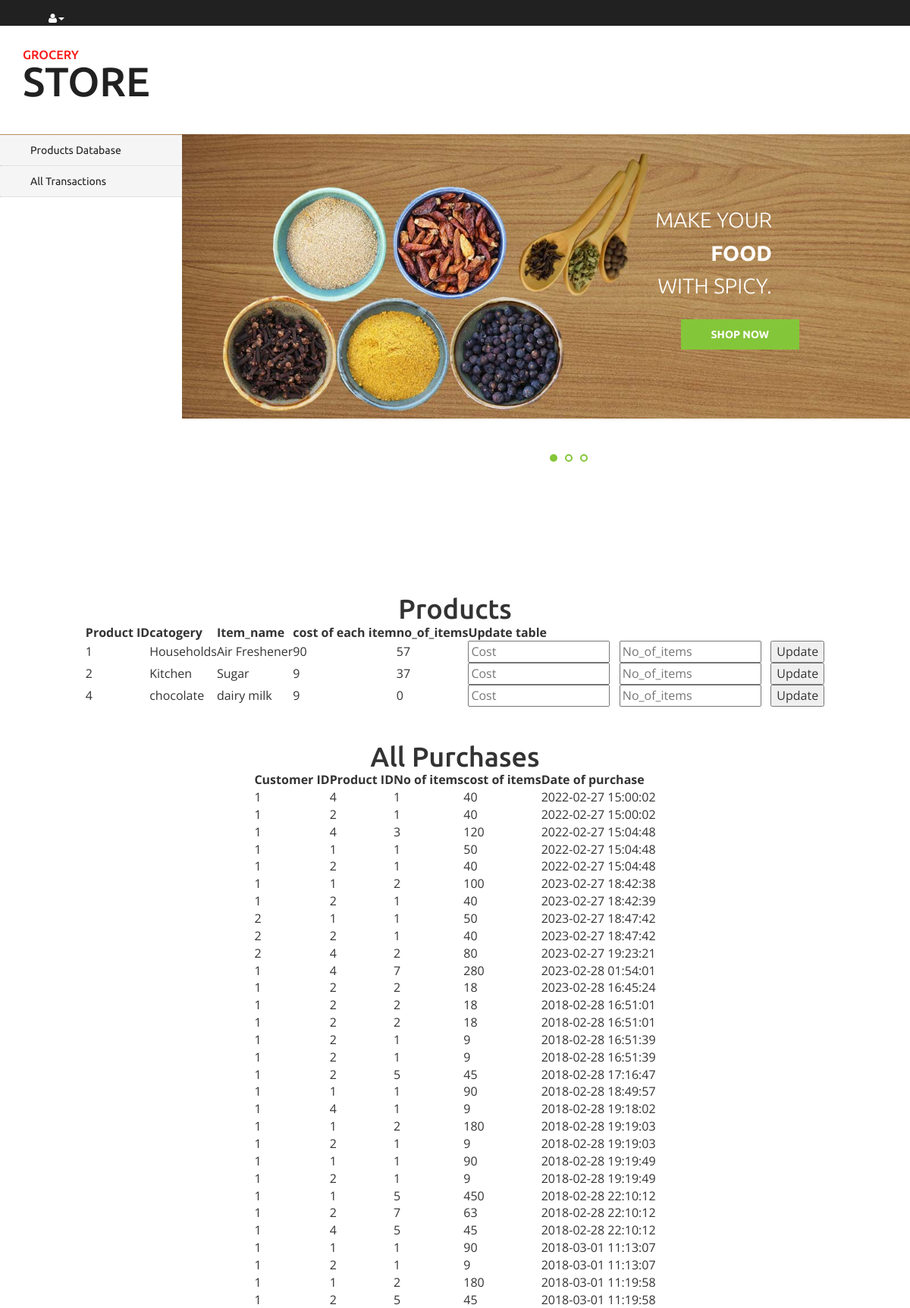
The page /manager_logged.php on the database its author committed.
### tables this page shows
CREATE TABLE `products` (
  `ID` int(10) NOT NULL,
  `catogery` varchar(20) NOT NULL,
  `Item_name` varchar(20) NOT NULL,
  `cost` int(10) NOT NULL,
  `no_of_items` int(10) NOT NULL
);

CREATE TABLE `purchase` (
  `pcid` int(10) NOT NULL,
  `ppid` int(10) NOT NULL,
  `no_of_items` int(10) NOT NULL,
  `cost_of_items` int(10) NOT NULL,
  `date_time` datetime NOT NULL
);

### manager_logged.php (the view, shortened to what this page needs)
<!DOCTYPE html>
<html>
<head>
<link href="css/bootstrap.css" rel="stylesheet" type="text/css" media="all" />
<link href="css/style.css" rel="stylesheet" type="text/css" media="all" />
<link href="css/font-awesome.css" rel="stylesheet" type="text/css" media="all" />
</head>
<body>
	<div class="agileits_header">
		<div class="w3l_header_right">
			<ul>
				<li class="dropdown profile_details_drop">
					<a href="#" class="dropdown-toggle" data-toggle="dropdown"><i class="fa fa-user" aria-hidden="true"></i><span class="caret"></span></a>
				</li>
			</ul>
		</div>
		<div class="clearfix"> </div>
	</div>
	<div class="logo_products">
		<div class="container">
			<div class="w3ls_logo_products_left">
				<h1><a href="index.html"><span>Grocery</span> Store</a></h1>
			</div>
			<div class="clearfix"> </div>
		</div>
	</div>
	<div class="banner">
		<div class="w3l_banner_nav_left">
			<nav class="navbar nav_bottom">
				<div class="collapse navbar-collapse" id="bs-megadropdown-tabs">
					<ul class="nav navbar-nav nav_1">
						<li><a href="#products_edit">Products Database</a></li>
						<li><a href="#All_transactions">All Transactions</a></li>
					</ul>
				 </div>
			</nav>
		</div>
		<div class="w3l_banner_nav_right">
			<section class="slider">
				<div class="flexslider">
					<ul class="slides">
						<li>
							<div class="w3l_banner_nav_right_banner">
								<h3>Make your <span>food</span> with Spicy.</h3>
								<div class="more">
									<a href="#" class="button--saqui button--round-l button--text-thick" data-text="Shop now">Shop now</a>
								</div>
							</div>
						</li>
					</ul>
				</div>
			</section>
				<link rel="stylesheet" href="css/flexslider.css" type="text/css" media="screen" property="" />
		</div>
	</div>
	<div class="banner_bottom">
			<div class="wthree_banner_bottom_left_grid_sub1">
				<div class="col-md-4 wthree_banner_bottom_left">
				</div>
				<div class="col-md-4 wthree_banner_bottom_left">
				</div>
				<div class="col-md-4 wthree_banner_bottom_left">
				</div>
				<div class="clearfix"> </div>
			</div>
			<div class="clearfix"> </div>
	</div>
<center><h1>Products</h1></center>
	<div id="products_edit">
		<?php
   $db="grocery";
   $connect = mysqli_connect('localhost','root','',$db);
   $query = mysqli_query($connect,"SELECT * FROM products");
      echo "<center>";
      ?><thead><table cellpadding="5" cellspacing="5">
      	<?php
      echo "<tr>";
      echo "<th>"; echo "Product ID" ; echo "\t";echo "</th>";
      echo "<th>"; echo "catogery"; echo "</th>";
      echo "<th>"; echo "Item_name"; echo "</th>";
      echo "<th>"; echo "cost of each item"; echo "</th>";
      echo "<th>"; echo "no_of_items"; echo "</th>";
      echo "<th>"; echo "Update table"; echo "</th>";
      echo "</tr>";
 while ($row = mysqli_fetch_array ($query)) {
      echo "<tr>";
      echo "<td>"; echo $row["ID"]; echo "</td>";
      echo "<td>"; echo $row["catogery"]; echo "</td>";
      echo "<td>"; echo $row["Item_name"]; echo "</td>";
      echo "<td>"; echo $row["cost"]; echo "</td>";
      echo "<td>"; echo $row["no_of_items"]; echo "</td>";
      echo "<td>";
      ?><form action="update_products.php" method="post">
		 <input type="number" placeholder="Cost" name="cost_of_item"/> &#160;
		 <input type="number" placeholder="No_of_items" name="current_no_of_items"/>
      	<input type="submit" name="submit" value="Update"/>
    </form>
 </thead>
      <?php echo "</td>";
      echo "</tr>";
  }
  echo "</center>";
?>
	</div>
	<br>
	<br>
	<center><h1>All Purchases</h1></center>
	<div id="All_transactions">
		<?php
   $db="grocery";
   $connect = mysqli_connect('localhost','root','',$db);
   $query = mysqli_query($connect,"SELECT * FROM purchase");
      echo "<center>";
      ?><table cellpadding="45" cellspacing="45">
         <?php
      echo "<tr>";
      echo "<th>"; echo "Customer ID"; echo "</th>";
      echo "<th>"; echo "Product ID"; echo "</th>";
      echo "<th>"; echo "No of items"; echo "</th>";
      echo "<th>"; echo "cost of items"; echo "</th>";
      echo "<th>"; echo "Date of purchase"; echo "</th>";
      echo "</tr>";
 while ($row = mysqli_fetch_array ($query)) {
      echo "<tr>";
      echo "<td>"; echo $row["pcid"]; echo "</td>";
      echo "<td>"; echo $row["ppid"]; echo "</td>";
      echo "<td>"; echo $row["no_of_items"]; echo "</td>";
      echo "<td>"; echo $row["cost_of_items"]; echo "</td>";
      echo "<td>"; echo $row["date_time"]; echo "</td>";
      echo "</tr>";
  }
  echo "</table>";
  echo "</center>";
?>
	</div>
</body>
</html>

### css/flexslider.css (style rules this page uses)
.slides, .flex-control-nav, .flex-direction-nav { margin: 0; padding: 0; list-style: none; }
.flexslider .slides > li { display: none; -webkit-backface-visibility: hidden; }
.slides:after { content: "."; display: block; clear: both; visibility: hidden; line-height: 0; height: 0; }
.flexslider { border: 0px; position: relative; zoom: 1; overflow: hidden; }
.flexslider .slides { zoom: 1; }

### rows shown on the page
products: ID "1", catogery "Households", Item_name "Air Freshener", cost "90", no_of_items "57"
products: ID "2", catogery "Kitchen", Item_name "Sugar", cost "9", no_of_items "37"
products: ID "4", catogery "chocolate", Item_name "dairy milk", cost "9", no_of_items "0"
purchase: pcid "1", ppid "4", no_of_items "1", cost_of_items "40", date_time "2022-02-27 15:00:02"
purchase: pcid "1", ppid "2", no_of_items "1", cost_of_items "40", date_time "2022-02-27 15:00:02"
purchase: pcid "1", ppid "4", no_of_items "3", cost_of_items "120", date_time "2022-02-27 15:04:48"
purchase: pcid "1", ppid "1", no_of_items "1", cost_of_items "50", date_time "2022-02-27 15:04:48"
purchase: pcid "1", ppid "2", no_of_items "1", cost_of_items "40", date_time "2022-02-27 15:04:48"
purchase: pcid "1", ppid "1", no_of_items "2", cost_of_items "100", date_time "2023-02-27 18:42:38"
purchase: pcid "1", ppid "2", no_of_items "1", cost_of_items "40", date_time "2023-02-27 18:42:39"
purchase: pcid "2", ppid "1", no_of_items "1", cost_of_items "50", date_time "2023-02-27 18:47:42"
purchase: pcid "2", ppid "2", no_of_items "1", cost_of_items "40", date_time "2023-02-27 18:47:42"
purchase: pcid "2", ppid "4", no_of_items "2", cost_of_items "80", date_time "2023-02-27 19:23:21"
purchase: pcid "1", ppid "4", no_of_items "7", cost_of_items "280", date_time "2023-02-28 01:54:01"
purchase: pcid "1", ppid "2", no_of_items "2", cost_of_items "18", date_time "2023-02-28 16:45:24"
purchase: pcid "1", ppid "2", no_of_items "2", cost_of_items "18", date_time "2018-02-28 16:51:01"
purchase: pcid "1", ppid "2", no_of_items "2", cost_of_items "18", date_time "2018-02-28 16:51:01"
purchase: pcid "1", ppid "2", no_of_items "1", cost_of_items "9", date_time "2018-02-28 16:51:39"
purchase: pcid "1", ppid "2", no_of_items "1", cost_of_items "9", date_time "2018-02-28 16:51:39"
purchase: pcid "1", ppid "2", no_of_items "5", cost_of_items "45", date_time "2018-02-28 17:16:47"
purchase: pcid "1", ppid "1", no_of_items "1", cost_of_items "90", date_time "2018-02-28 18:49:57"
purchase: pcid "1", ppid "4", no_of_items "1", cost_of_items "9", date_time "2018-02-28 19:18:02"
purchase: pcid "1", ppid "1", no_of_items "2", cost_of_items "180", date_time "2018-02-28 19:19:03"
purchase: pcid "1", ppid "2", no_of_items "1", cost_of_items "9", date_time "2018-02-28 19:19:03"
purchase: pcid "1", ppid "1", no_of_items "1", cost_of_items "90", date_time "2018-02-28 19:19:49"
purchase: pcid "1", ppid "2", no_of_items "1", cost_of_items "9", date_time "2018-02-28 19:19:49"
purchase: pcid "1", ppid "1", no_of_items "5", cost_of_items "450", date_time "2018-02-28 22:10:12"
purchase: pcid "1", ppid "2", no_of_items "7", cost_of_items "63", date_time "2018-02-28 22:10:12"
purchase: pcid "1", ppid "4", no_of_items "5", cost_of_items "45", date_time "2018-02-28 22:10:12"
purchase: pcid "1", ppid "1", no_of_items "1", cost_of_items "90", date_time "2018-03-01 11:13:07"
purchase: pcid "1", ppid "2", no_of_items "1", cost_of_items "9", date_time "2018-03-01 11:13:07"
purchase: pcid "1", ppid "1", no_of_items "2", cost_of_items "180", date_time "2018-03-01 11:19:58"
purchase: pcid "1", ppid "2", no_of_items "5", cost_of_items "45", date_time "2018-03-01 11:19:58"
